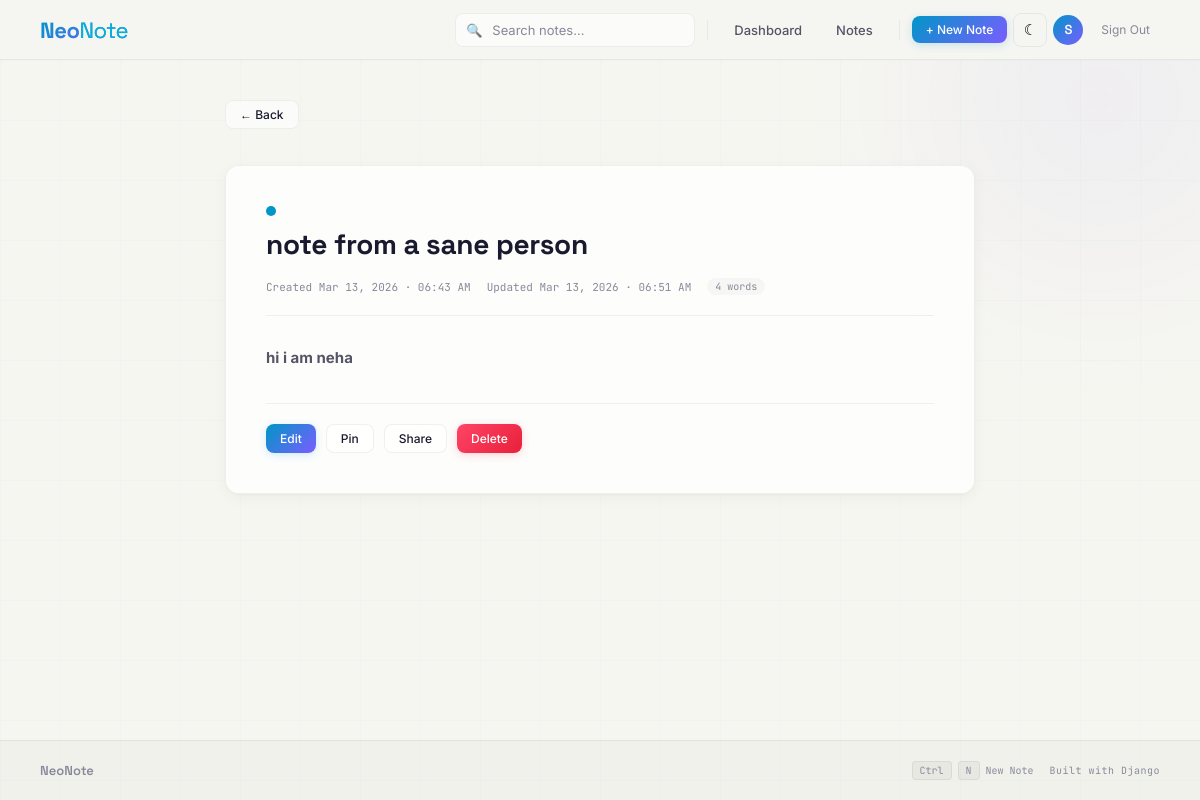
Page /notes/4/ (signed in) on the committed database.
### notes/models.py (models this page shows, shortened)
class Note(models.Model):
    COLOR_CHOICES = [
        ('blue', 'Blue'),
        ('purple', 'Purple'),
        ('cyan', 'Cyan'),
        ('pink', 'Pink'),
        ('green', 'Green'),
        ('orange', 'Orange'),
    ]
    user = models.ForeignKey(User, on_delete=models.CASCADE, related_name='notes', null=True, blank=True)
    title = models.CharField(max_length=200)
    body = models.TextField()
    color_tag = models.CharField(max_length=10, choices=COLOR_CHOICES, default='blue')
    pinned = models.BooleanField(default=False)
    share_token = models.UUIDField(null=True, blank=True, unique=True)
    is_shared = models.BooleanField(default=False)
    updated_at = models.DateTimeField(auto_now=True)
    created_at = models.DateTimeField(auto_now_add=True)
    @property
    def word_count(self):
        return len(self.body.split())

### notes/views.py (the view)
# urls.py: path('<int:pk>/', views.note_detail, name='note_detail'),
@login_required
def note_detail(request, pk):
    note = get_object_or_404(Note, pk=pk, user=request.user)
    share_url = None
    if note.is_shared and note.share_token:
        from django.urls import reverse
        share_url = request.build_absolute_uri(reverse('shared_note', args=[note.share_token]))
    return render(request, 'notes/note_detail.html', {'note': note, 'share_url': share_url})

### notes/templates/notes/note_detail.html (shortened to what this page needs)
{% extends "notes/base.html" %}
{% block content %}
<div class="detail-container animate-in">
    <div class="page-header">
        <a href="{% url 'note_list' %}" class="btn btn-ghost btn-sm">&larr; Back</a>
    </div>
    <div class="detail-card">
        <div class="detail-tags-row">
            <span class="color-tag color-{{ note.color_tag }}"></span>
        </div>
        <h1 class="detail-title">{{ note.title }}</h1>
        <div class="detail-meta">
            <span class="note-card-date">Created {{ note.created_at|date:"M d, Y" }} &middot; {{ note.created_at|date:"h:i A" }}</span>
            <span class="note-card-date">Updated {{ note.updated_at|date:"M d, Y" }} &middot; {{ note.updated_at|date:"h:i A" }}</span>
            <span class="word-count">{{ note.word_count }} words</span>
        </div>
        <div class="detail-body">{{ note.body|safe }}</div>
        <div class="detail-actions">
            <a href="{% url 'note_edit' note.pk %}" class="btn btn-primary btn-sm">Edit</a>
            <form method="post" action="{% url 'note_toggle_pin' note.pk %}" style="display:inline;">
                <button type="submit" class="btn btn-ghost btn-sm">
                    {% if note.pinned %}Unpin{% else %}Pin{% endif %}
                </button>
            </form>
            <form method="post" action="{% url 'note_toggle_share' note.pk %}" style="display:inline;">
                <button type="submit" class="btn btn-ghost btn-sm">
                    {% if note.is_shared %}Unshare{% else %}Share{% endif %}
                </button>
            </form>
            <a href="{% url 'note_delete' note.pk %}" class="btn btn-danger btn-sm">Delete</a>
        </div>
    </div>
</div>
{% endblock %}

### notes/templates/notes/base.html (shortened to what this page needs)
<!DOCTYPE html>
<html lang="en">
<head>
</head>
<body>
    <nav class="navbar" role="navigation" aria-label="Main navigation">
        <a href="{% url 'home' %}" class="navbar-brand" aria-label="NeoNote Home">Neo<span>Note</span></a>
        <div class="navbar-actions" id="navActions">
            {% block nav_search %}
            <form method="get" action="{% url 'note_list' %}" class="search-wrapper" role="search">
                <span class="search-icon" aria-hidden="true">&#128269;</span>
                <input type="text" name="q" class="search-bar" placeholder="Search notes..." value="{{ query|default:'' }}" aria-label="Search notes">
            </form>
            {% endblock %}
            {% block nav_links %}
            <a href="{% url 'dashboard' %}" class="nav-link">Dashboard</a>
            <a href="{% url 'note_list' %}" class="nav-link">Notes</a>
            {% endblock %}
            {% block nav_new_btn %}
            <a href="{% url 'note_create' %}" class="btn btn-primary btn-sm">+ New Note</a>
            {% endblock %}
            <button class="theme-toggle" id="themeToggle" aria-label="Toggle dark mode">&#9790;</button>
            <div class="user-menu">
                <span class="user-avatar" aria-hidden="true">{{ request.user.username|make_list|first|upper }}</span>
                <a href="{% url 'signout' %}" class="signout-link">Sign Out</a>
            </div>
        </div>
    </nav>
    <main class="main-container" role="main">
        {% block content %}{% endblock %}
    </main>
    <footer class="site-footer">
        <span class="footer-brand">NeoNote</span>
        <div class="footer-links">
            <span class="footer-kbd">
                <span class="kbd">Ctrl</span><span class="kbd">N</span> New Note
            </span>
            <span class="footer-text">Built with Django</span>
        </div>
    </footer>
</body>
</html>

### notes/templates/notes/note_detail.html (style rules this page uses)
.detail-tags-row { display: flex; align-items: center; gap: 6px; margin-bottom: 10px; }

### rows in the picture
Note: title "note from a sane person", created_at "Mar 13, 2026", created_at "06:43 AM", updated_at "Mar 13, 2026", updated_at "06:51 AM", word_count "4", body "hi i am neha"

### other values in the picture
{{ request.user.username|make_list|first|upper }} "S"
